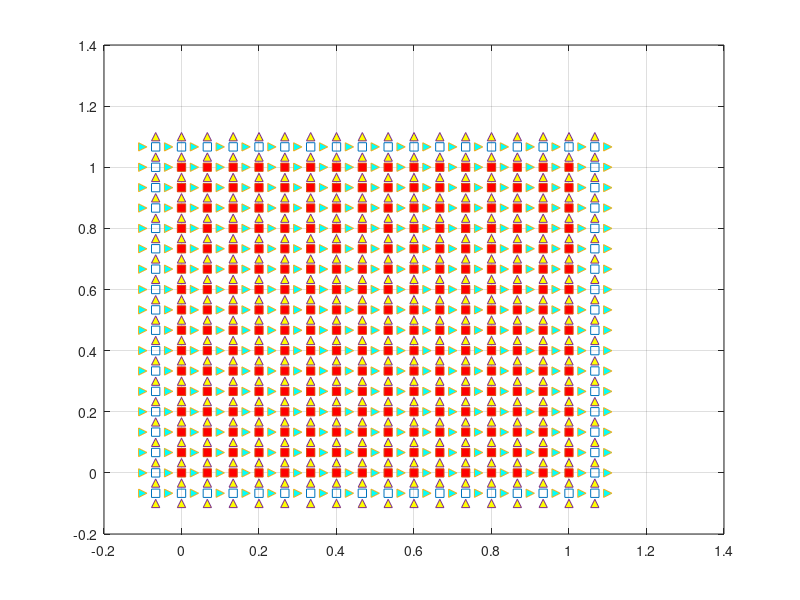

MATLAB code to generate this figure:
load('coordinates.mat');

x_cc = coord_cell_centered.x;
y_cc = coord_cell_centered.y;

x_gh = coord_ghost.x;
y_gh = coord_ghost.y;

x_fc_x = coord_face_centered_x.x;
y_fc_x = coord_face_centered_x.y;

x_fc_y = coord_face_centered_y.x;
y_fc_y = coord_face_centered_y.y;

%text(x_ucat, y_ucat, 'c', 'HorizontalAlignment', 'center', 'VerticalAlignment', 'middle', 'FontSize', 10);
plot(x_gh, y_gh, 's');
hold on;
plot(x_cc, y_cc, 's', 'MarkerFaceColor', 'red');
plot(x_fc_x, y_fc_x, '>', 'MarkerFaceColor', 'cyan');
plot(x_fc_y, y_fc_y, '^', 'MarkerFaceColor', 'yellow');
grid on;